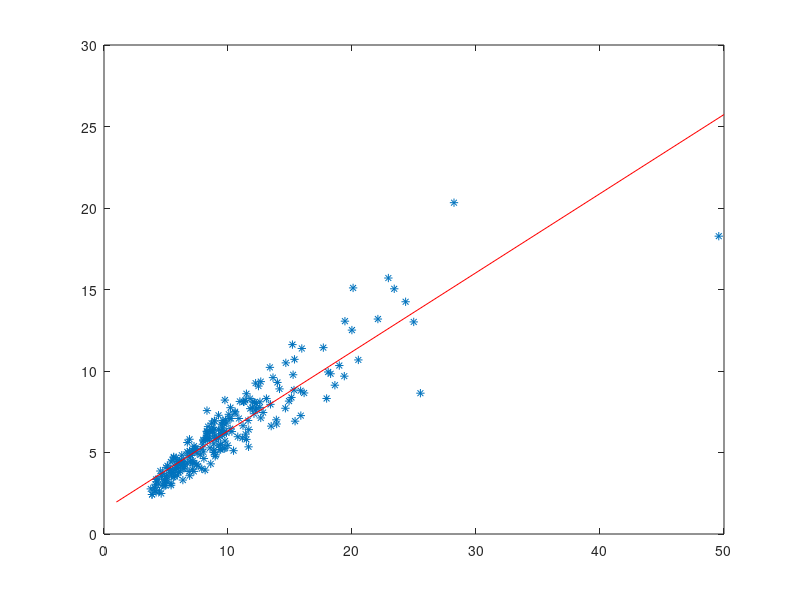

Reproduce this figure in MATLAB. (Note: this script raises an error after producing the figure.)
%%%%%%%%%%%%%%%%%%%%%%%%%%%%%%%%%%%%%%%%%%%%%%%%%%%%%%%%%%%%%%%%%%%%%%%%%%%
plotpath =  '/Users/martinslawski/Dropbox/UVA/teaching/STAT6020/figs/';
%%%%%%%%%%%%%%%%%%%%%%%%%%%%%%%%%%%%%%%%%%%%%%%%%%%%%%%%%%%%%%%%%%%%%%%%%%%
%%%%%%%%%%%%%%%%%%%%%%%%%%%%%%%%%%%%%%%%%%%%%%%%%%%%%%%%%%%%%%%%

% classic data set on quantile regression

engel = dlmread('engel.txt')/100;

% 1st column: household income, 2nd column: food expenditures

X = engel(:,1);
Y = engel(:,2);

plot(X, Y, '*')

beta_LS = dot(X - mean(X), Y - mean(Y))/sum((X - mean(X)).^2);
beta0_LS = mean(Y) - mean(X) * beta_LS;

line([1 50], [1*beta_LS + beta0_LS 50*beta_LS + beta0_LS], 'color', 'red')

%%% different quantile regression straight lines

taus = [0.1 0.25 0.5 0.75 0.9];
beta0s_QR = zeros(numel(taus), 1);
betas_QR = zeros(numel(taus), 1);

for i=1:numel(taus)
    tau = taus(i);
   cvx_begin quiet
   variable bet0
   variable bet
   minimize sum((1 - tau) * max(-(Y - X * bet - bet0), 0) + tau * max(0, (Y - X * bet - bet0)))
   cvx_end
   beta0s_QR(i) = bet0;
   betas_QR(i) = bet;
   line([1 50], [1*bet + bet0 50*bet + bet0])
end

%%%%%%%%%%%%%%%%%%%%%%%%%%%%%%%%%%%%%%%%%%%%%%%%%%%%%%%%%%%%%%%%%%%%%%%%%%%






